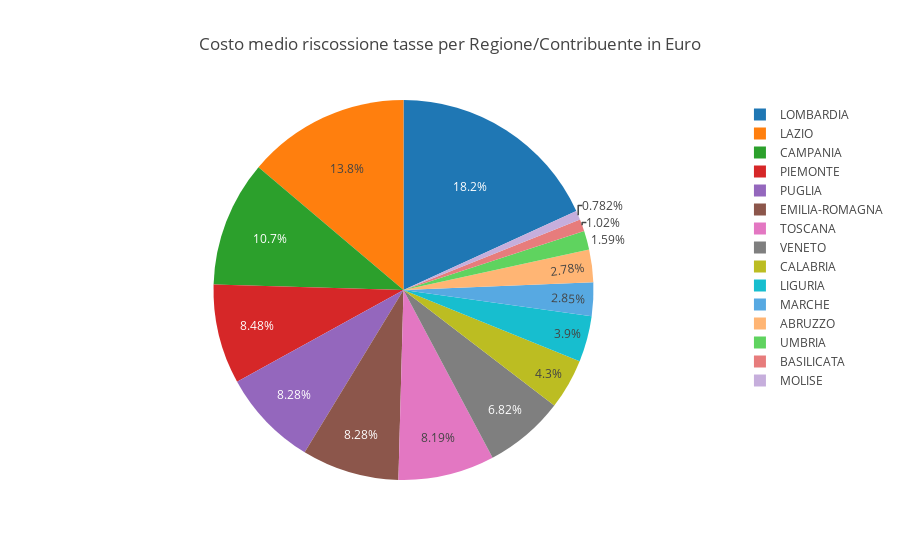
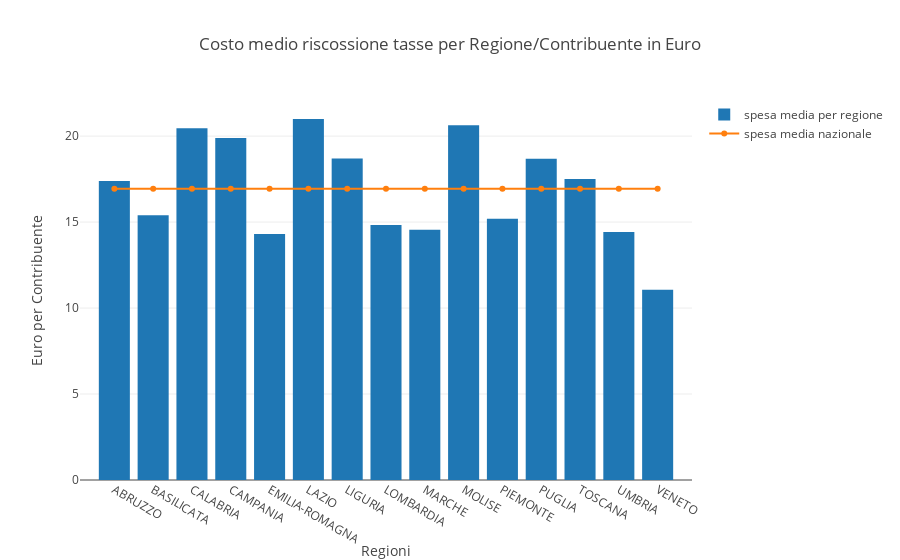
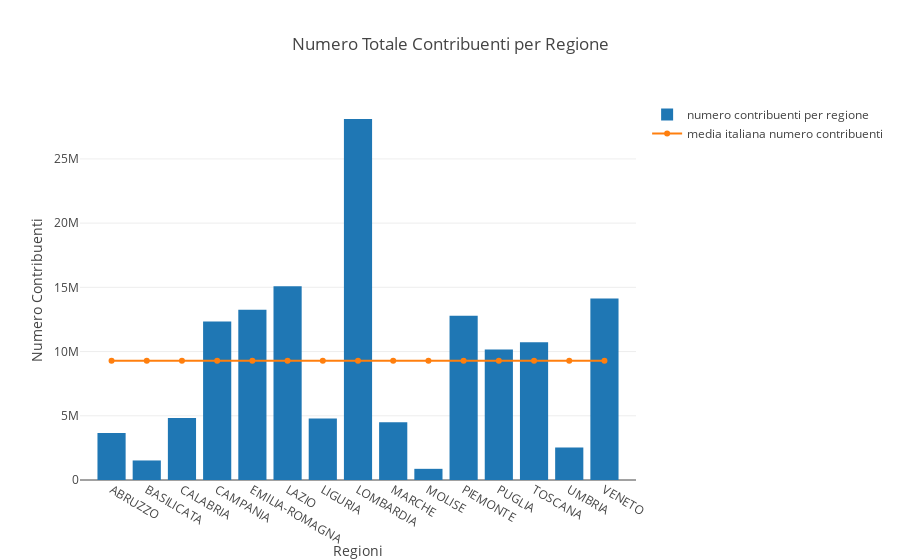
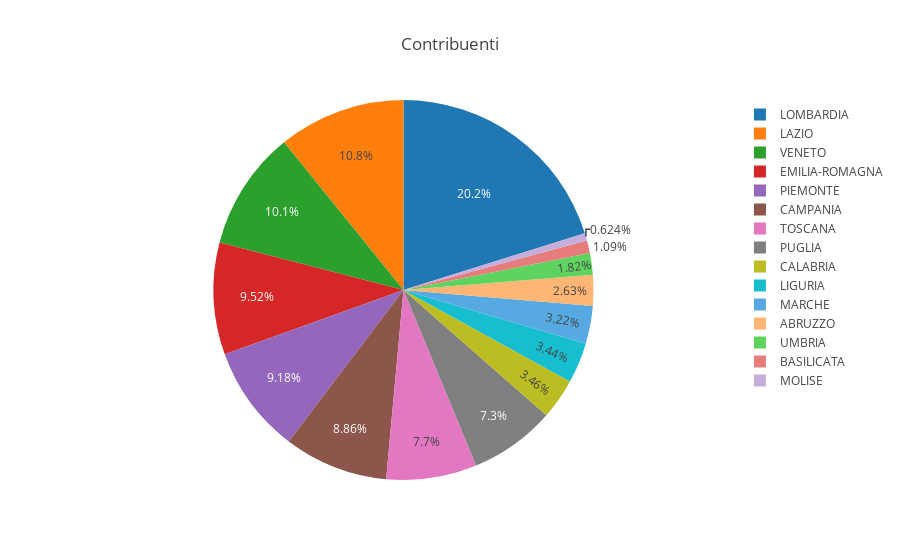

The cell these charts' notebook holds for them, in order:
### Code cell
py.iplot(fig_pie)
py.iplot(fig_bar)
py.iplot(fig_bar_contribuenti)
py.iplot(fig_pie_contribuenti)

fig_pie_path = 'imgs/tributi_regione_pie.png'
fig_bar_path = 'imgs/tributi_regione_bar.png'
fig_bar_contribuenti_path = 'imgs/contribuenti_regione_bar.png'
fig_pie_contribuenti_path = 'imgs/contribuenti_regione_pie.png'

py_on.image.save_as(fig_pie, filename=fig_pie_path)
py_on.image.save_as(fig_bar, filename=fig_bar_path)
py_on.image.save_as(fig_bar_contribuenti, filename=fig_bar_contribuenti_path)
py_on.image.save_as(fig_pie_contribuenti, filename=fig_pie_contribuenti_path)

#x = Image(fig_pie_path)
#y = Image(fig_bar_path)
#z = Image(fig_bar_contribuenti_path)
#w = Image(fig_pie_contribuenti_path)
#display(x,y,z,w)

### Figure 1 — Plotly figure (JSON) as saved in the notebook; plotly's stock layout.template omitted (floating-point values rounded to 4 significant figures)
{"data": [{"labels": ["ABRUZZO", "BASILICATA", "CALABRIA", "CAMPANIA", "EMILIA-ROMAGNA", "LAZIO", "LIGURIA", "LOMBARDIA", "MARCHE", "MOLISE", "PIEMONTE", "PUGLIA", "TOSCANA", "UMBRIA", "VENETO"], "type": "pie", "values": [63770000.0, 23430000.0, 98560000.0, 245600000.0, 189800000.0, 316800000.0, 89490000.0, 416700000.0, 65290000.0, 17940000.0, 194500000.0, 189900000.0, 187900000.0, 36560000.0, 156500000.0]}], "layout": {"title": "Costo medio riscossione tasse per Regione/Contribuente in Euro"}}

### Figure 2 — Plotly figure (JSON) as saved in the notebook; plotly's stock layout.template omitted (floating-point values rounded to 4 significant figures)
{"data": [{"name": "spesa media per regione", "type": "bar", "x": ["ABRUZZO", "BASILICATA", "CALABRIA", "CAMPANIA", "EMILIA-ROMAGNA", "LAZIO", "LIGURIA", "LOMBARDIA", "MARCHE", "MOLISE", "PIEMONTE", "PUGLIA", "TOSCANA", "UMBRIA", "VENETO"], "y": [17.39, 15.4, 20.45, 19.9, 14.31, 21.0, 18.7, 14.83, 14.55, 20.63, 15.2, 18.68, 17.51, 14.42, 11.07]}, {"name": "spesa media nazionale", "type": "scatter", "x": ["ABRUZZO", "BASILICATA", "CALABRIA", "CAMPANIA", "EMILIA-ROMAGNA", "LAZIO", "LIGURIA", "LOMBARDIA", "MARCHE", "MOLISE", "PIEMONTE", "PUGLIA", "TOSCANA", "UMBRIA", "VENETO"], "y": [16.93, 16.93, 16.93, 16.93, 16.93, 16.93, 16.93, 16.93, 16.93, 16.93, 16.93, 16.93, 16.93, 16.93, 16.93]}], "layout": {"title": "Costo medio riscossione tasse per Regione/Contribuente in Euro", "xaxis": {"title": "Regioni"}, "yaxis": {"title": "Euro per Contribuente"}}}

### Figure 3 — Plotly figure (JSON) as saved in the notebook; plotly's stock layout.template omitted (floating-point values rounded to 4 significant figures)
{"data": [{"name": "numero contribuenti per regione", "type": "bar", "x": ["ABRUZZO", "BASILICATA", "CALABRIA", "CAMPANIA", "EMILIA-ROMAGNA", "LAZIO", "LIGURIA", "LOMBARDIA", "MARCHE", "MOLISE", "PIEMONTE", "PUGLIA", "TOSCANA", "UMBRIA", "VENETO"], "y": [3667325, 1521050, 4818938, 12342425, 13264148, 15088932, 4785568, 28106998, 4486717, 869587, 12793333, 10165461, 10730308, 2535599, 14137104]}, {"name": "media italiana numero contribuenti", "type": "scatter", "x": ["ABRUZZO", "BASILICATA", "CALABRIA", "CAMPANIA", "EMILIA-ROMAGNA", "LAZIO", "LIGURIA", "LOMBARDIA", "MARCHE", "MOLISE", "PIEMONTE", "PUGLIA", "TOSCANA", "UMBRIA", "VENETO"], "y": [9288000.0, 9288000.0, 9288000.0, 9288000.0, 9288000.0, 9288000.0, 9288000.0, 9288000.0, 9288000.0, 9288000.0, 9288000.0, 9288000.0, 9288000.0, 9288000.0, 9288000.0]}], "layout": {"title": "Numero Totale Contribuenti per Regione", "xaxis": {"title": "Regioni"}, "yaxis": {"title": "Numero Contribuenti"}}}

### Figure 4 — Plotly figure (JSON) as saved in the notebook; plotly's stock layout.template omitted (floating-point values rounded to 4 significant figures)
{"data": [{"labels": ["ABRUZZO", "BASILICATA", "CALABRIA", "CAMPANIA", "EMILIA-ROMAGNA", "LAZIO", "LIGURIA", "LOMBARDIA", "MARCHE", "MOLISE", "PIEMONTE", "PUGLIA", "TOSCANA", "UMBRIA", "VENETO"], "type": "pie", "values": [3667325, 1521050, 4818938, 12342425, 13264148, 15088932, 4785568, 28106998, 4486717, 869587, 12793333, 10165461, 10730308, 2535599, 14137104]}], "layout": {"title": "Contribuenti"}}
